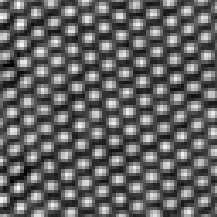
#> input picture Regression/learn/local_images_1_1.png, 217 x 217 px
$ jupyter execute --allow-errors ai4STEM_learn.ipynb
#> lines starting #> are read from the running program, lines starting #| are printed output that depends on the picture
### Regression/identify_rotate_scaling/separateBackGMM.py
#!/bin/python

import sys
import os.path

import numpy as np
import math

from matplotlib import pyplot as plt
from sklearn.mixture import GaussianMixture


def seperate_background(image,pixel_max):

        hist, bin_edges = np.histogram(image, bins=30)
        bin_centers = 0.5*(bin_edges[:-1] + bin_edges[1:])

        classif = GaussianMixture(n_components=2)
        classif.fit(image.reshape((image.size, 1)))

        threshold = np.mean(classif.means_)

        new_image = np.zeros((pixel_max,pixel_max))
        for x in range(0,pixel_max):
            for y in range(0,pixel_max):
                if image[x,y] > threshold:
                    new_image[x,y] = image[x,y]

        image = new_image

        return image

### Regression/learn/hierCluster.py
#!/bin/python

import sys
import os.path

import numpy as np
import math

import scipy.cluster.hierarchy as hcluster

def hier_clustering(coordinates):
        # clustering
        thresh = 3
        clusters = hcluster.fclusterdata(coordinates, thresh, criterion="distance")
        #print(len(clusters))
        #print(clusters)

        clusters_list = []
        for i in range(max(clusters)):
            neighbors = []
            for j in range(len(clusters)):
                if i + 1 == clusters[j]:
                    neighbors.append(coordinates[j])

            clusters_list.append(neighbors)

        #print(clusters_list)
        new_coordinates = []
        for i in range(len(clusters_list)):
            #print(np.mean(clusters_list[i], axis=0))

            new_coordinates.append(np.mean(clusters_list[i], axis=0))

        coordinates = new_coordinates

        return coordinates

### Regression/learn/markAtomColumn.py
import numpy as np

def mark_figure(image,atom_columns):
    new_image = np.zeros((64,64,3),'uint8')

    for x in range(0,64):
        for y in range(0,64):
            for ch in range(0,3):
                new_image[x,y,ch] = image[x,y] #* 255

    for i in range(len(atom_columns)):
        x = float(atom_columns[i][0])
        y = float(atom_columns[i][1])

        new_image[int(x),int(y),0] = 255.0
        new_image[int(x),int(y),1] = 0.0
        new_image[int(x),int(y),2] = 0.0

    return new_image

### Regression/learn/learnDescriptor.py

import numpy as np
import math
import calRDF

def calculate_angle_and_dist(atom_columns):
    # write RDF into file
    boxsize = 64.0
    numbins = 20 # number of bins

    rdf = calRDF.makeRDF(atom_columns,boxsize,numbins)
    #print(rdf.keys())
    X = []
    Y = []
    for r in sorted(rdf.keys()): # sort before writing into file
        #print("%15.8g %15.8g\n"%(float(r)*0.1, rdf[r]))
        X.append(float(r)*0.1)
        Y.append(rdf[r])

    #print(X[Y.index(max(Y))])
    min_dist = X[Y.index(max(Y))]

    angle_list = []
    for i in range(len(atom_columns)):

        for j in range(len(atom_columns)):
            a1 = atom_columns[i]
            a2 = atom_columns[j]

            x1 = a1[0]
            y1 = a1[1]

            x2 = a2[0]
            y2 = a2[1]

            if x2 > x1:
                if y2 > y1:
                    dist = math.sqrt((x2-x1)*(x2-x1)+(y2-y1)*(y2-y1))*0.1

                    if dist < min_dist*1.8:
                        vec1 = [(x2-x1),(y2-y1)]
                        if vec1[0] > 0:
                            atan_value = math.atan(vec1[1]/vec1[0])
                            angle_list.append((atan_value)*180.0/math.pi)

                        else:
                            angle_list.append(90.0)

    angle_list = sorted(angle_list, key = lambda x:float(x))
    #for x in range(len(angle_list)):
    #    print(angle_list[x])

    min_angle = angle_list[0]

    return min_angle, min_dist

### Regression/learn/ai4STEM_learn.ipynb
# Learning a rotated angle and a scaling factor regarding lattice parameters from STEM-HAADF images

Author: Byung Chul Yeo

Import modules

[cell 1]
import cv2
import numpy as np
import math
from PIL import Image
from skimage.feature import peak_local_max
from matplotlib import pyplot as plt
import separateBackGMM, hierCluster, markAtomColumn, learnDescriptor

Read local window image from file

[cell 2]
filename = "local_images_1_1.png"

image = Image.open(filename)
#> image is the input picture: PIL image 217x217 RGBA; mean R, G, B, A 99.6, 99.6, 99.6, 255
size = (64,64)
image.thumbnail(size)
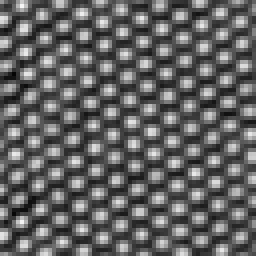
#> image: PIL image 64x64 RGBA (shown 4 times larger); mean R, G, B, A 99.6, 99.6, 99.6, 255
image = np.array(image,dtype=float)
#> image: shape (64, 64, 4) float64
image = np.mean(image,axis=2)
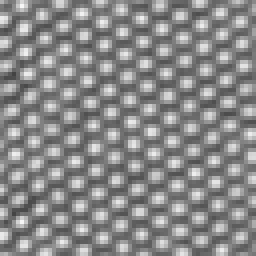
#> image: shape (64, 64) float64 (shown 4 times larger); min 67.5, max 247.5, mean 138.4

print(image.shape)
#| (64, 64)

Separate atom columns from background using Gaussian Mixture Model (GMM)

[cell 3]
image = separateBackGMM.seperate_background(image,64)
#> in seperate_background, `hist, bin_edges = np.histogram(image, bins=30)`: hist = 30 values, max 370 at index 6, min 2 at index 0, mean 136.5; bin_edges = 31 values from 67.5 to 247.5
#> in seperate_background, `bin_centers = 0.5*(bin_edges[:-1] + bin_edges[1:])`: bin_centers = 30 values from 70.5 to 244.5
#> after the loop in seperate_background, `for x in range(0,pixel_max):`:
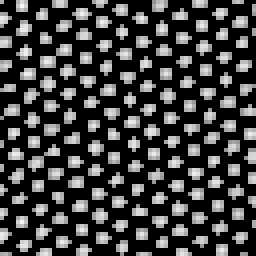
#> new_image: shape (64, 64) float64 (shown 4 times larger); min 0, max 247.5, mean 63.6

Extract coordinates of atom columns and eliminate the artifacts in terms of multiple peaks using hierachical clustering

[cell 4]
atom_columns = peak_local_max(image, min_distance=1)
#> atom_columns = 140 pairs, first value 1 to 62, second value 1 to 62
atom_columns = hierCluster.hier_clustering(atom_columns)
#> in hier_clustering, `clusters = hcluster.fclusterdata(coordinates, thresh, criterion="dista..`: clusters = 140 values, max 137 at index 127, min 1 at index 126, mean 69.37
#> after the loop in hier_clustering, `for i in range(max(clusters)):`: clusters_list = 137 items, first 6: [[57, 54]], [[60, 50]], [[62, 55]], [[37, 48]], [[32, 47]], [[27, 3]]
#> the loop in hier_clustering, `for i in range(len(clusters_list)):` made 137 passes
#> after the loop in hier_clustering, `for i in range(len(clusters_list)):`: new_coordinates = 137 pairs, first value 1 to 62, second value 1 to 62
#> in hier_clustering, `coordinates = new_coordinates`: coordinates has the same summary as new_coordinates
#> atom_columns has the same summary as new_coordinates in hier_clustering

Show the recognition of atom columns inside the image

[cell 5]
new_image = markAtomColumn.mark_figure(image,atom_columns)
#> in mark_figure, `new_image = np.zeros((64,64,3),'uint8')`: new_image: shape (64, 64, 3); every value is 0
#> the loop in mark_figure, `for i in range(len(atom_columns)):` made 137 passes
#> (x, y) on passes 1 to 12: (57, 54), (60, 50), (62, 55), (37, 48), (32, 47), (27, 3), (24, 7), (21, 12), (18, 16), (26, 12), (20, 21), (23, 17)
#> after the loop in mark_figure, `for i in range(len(atom_columns)):`:
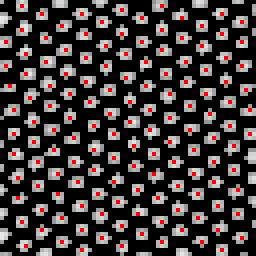
#> new_image: shape (64, 64, 3) (shown 4 times larger); mean of channels 0, 1, 2 64.5, 56, 56; drawn as R, G, B

$ run again, with Regression/learn/local_images_1_2.png copied over Regression/learn/local_images_1_1.png
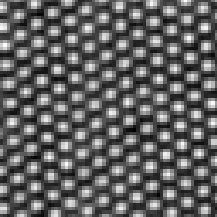
#> input picture Regression/learn/local_images_1_2.png, 217 x 217 px
#> image is the input picture: PIL image 217x217 RGBA; mean R, G, B, A 98.3, 98.3, 98.3, 255
#> `image = np.mean(image,axis=2)`:
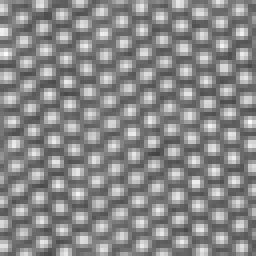
#> image: shape (64, 64) float64 (shown 4 times larger); min 68.25, max 251.2, mean 137.5
#| (64, 64)
#> hist = 30 values, max 354 at index 7, min 2 at index 29, mean 136.5; bin_edges = 31 values from 68.25 to 251.2
#> bin_centers = 30 values from 71.3 to 248.2
#> `atom_columns = peak_local_max(image, min_distance=1)`: atom_columns = 140 pairs, first value 1 to 62, second value 1 to 62
#> clusters = 140 values, max 137 at index 86, min 1 at index 84, mean 69.24
#> after the loop in hier_clustering, `for i in range(max(clusters)):`: clusters_list = 137 items, first 6: [[24, 2]], [[19, 1]], [[1, 10]], [[6, 10]], [[3, 15]], [[4, 5]]
#> the loop in hier_clustering, `for i in range(len(clusters_list)):` made 137 passes
#> after the loop in hier_clustering, `for i in range(len(clusters_list)):`: new_coordinates = 137 pairs, first value 1 to 62, second value 1 to 62
#> coordinates has the same summary as new_coordinates
#> `atom_columns = hierCluster.hier_clustering(atom_columns)`: atom_columns has the same summary as new_coordinates in hier_clustering
#> the loop in mark_figure, `for i in range(len(atom_columns)):` made 137 passes
#> after the loop in mark_figure, `for i in range(len(atom_columns)):`:
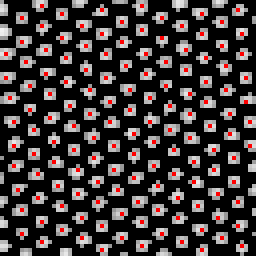
#> new_image: shape (64, 64, 3) (shown 4 times larger); mean of channels 0, 1, 2 63.2, 54.7, 54.7; drawn as R, G, B

$ run again, with Regression/learn/local_images_1_3.png copied over Regression/learn/local_images_1_1.png
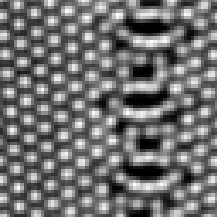
#> input picture Regression/learn/local_images_1_3.png, 217 x 217 px
#> image is the input picture: PIL image 217x217 RGBA; mean R, G, B, A 112.9, 112.9, 112.9, 255
#> `image = np.mean(image,axis=2)`:
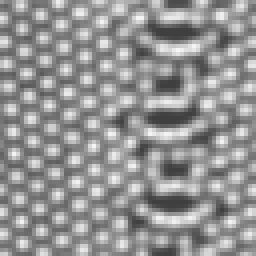
#> image: shape (64, 64) float64 (shown 4 times larger); min 63.75, max 247.5, mean 148.4
#| (64, 64)
#> hist = 30 values, max 301 at index 10, min 17 at index 29, mean 136.5; bin_edges = 31 values from 63.75 to 247.5
#> bin_centers = 30 values from 66.81 to 244.4
#> `atom_columns = peak_local_max(image, min_distance=1)`: atom_columns = 137 pairs, first value 1 to 62, second value 1 to 62
#> clusters = 137 values, max 133 at index 124, min 1 at index 33, mean 67.05
#> after the loop in hier_clustering, `for i in range(max(clusters)):`: clusters_list = 133 items, first 6: [[4, 42], [4, 44]], [[4, 48]], [[3, 55]], [[6, 59]], [[1, 60]], [[57, 10]]
#> the loop in hier_clustering, `for i in range(len(clusters_list)):` made 133 passes
#> after the loop in hier_clustering, `for i in range(len(clusters_list)):`: new_coordinates = 133 pairs, first value 1 to 62, second value 1 to 62
#> coordinates has the same summary as new_coordinates
#> `atom_columns = hierCluster.hier_clustering(atom_columns)`: atom_columns has the same summary as new_coordinates in hier_clustering
#> the loop in mark_figure, `for i in range(len(atom_columns)):` made 133 passes
#> (x, y) on passes 1 to 8: (4, 43), (4, 48), (3, 55), (6, 59), (1, 60), (57, 10), (54, 14), (55, 5)
#> after the loop in mark_figure, `for i in range(len(atom_columns)):`:
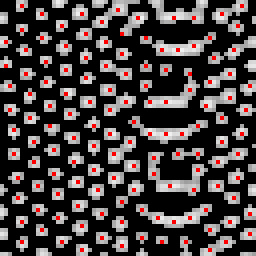
#> new_image: shape (64, 64, 3) (shown 4 times larger); mean of channels 0, 1, 2 72.1, 63.8, 63.8; drawn as R, G, B

$ run again, with Regression/learn/local_images_1_4.png copied over Regression/learn/local_images_1_1.png
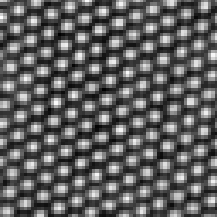
#> input picture Regression/learn/local_images_1_4.png, 217 x 217 px
#> image is the input picture: PIL image 217x217 RGBA; mean R, G, B, A 96.4, 96.4, 96.4, 255
#> `image = np.mean(image,axis=2)`:
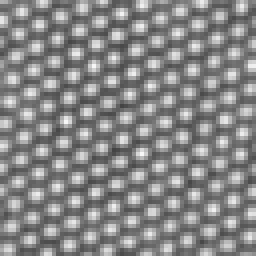
#> image: shape (64, 64) float64 (shown 4 times larger); min 68.25, max 247.5, mean 136
#| (64, 64)
#> hist = 30 values, max 369 at index 5, min 4 at index 29, mean 136.5; bin_edges = 31 values from 68.25 to 247.5
#> bin_centers = 30 values from 71.24 to 244.5
#> `atom_columns = peak_local_max(image, min_distance=1)`: atom_columns = 141 pairs, first value 1 to 62, second value 1 to 62
#> clusters = 141 values, max 138 at index 18, min 1 at index 107, mean 69.37
#> after the loop in hier_clustering, `for i in range(max(clusters)):`: clusters_list = 138 items, first 6: [[56, 2]], [[51, 3]], [[50, 58]], [[53, 62]], [[52, 53]], [[55, 57]]
#> the loop in hier_clustering, `for i in range(len(clusters_list)):` made 138 passes
#> after the loop in hier_clustering, `for i in range(len(clusters_list)):`: new_coordinates = 138 pairs, first value 1 to 62, second value 1 to 62
#> coordinates has the same summary as new_coordinates
#> `atom_columns = hierCluster.hier_clustering(atom_columns)`: atom_columns has the same summary as new_coordinates in hier_clustering
#> the loop in mark_figure, `for i in range(len(atom_columns)):` made 138 passes
#> after the loop in mark_figure, `for i in range(len(atom_columns)):`:
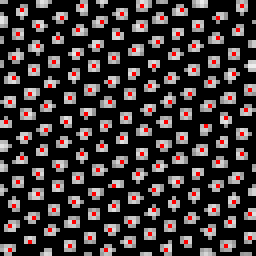
#> new_image: shape (64, 64, 3) (shown 4 times larger); mean of channels 0, 1, 2 62.1, 53.5, 53.5; drawn as R, G, B
